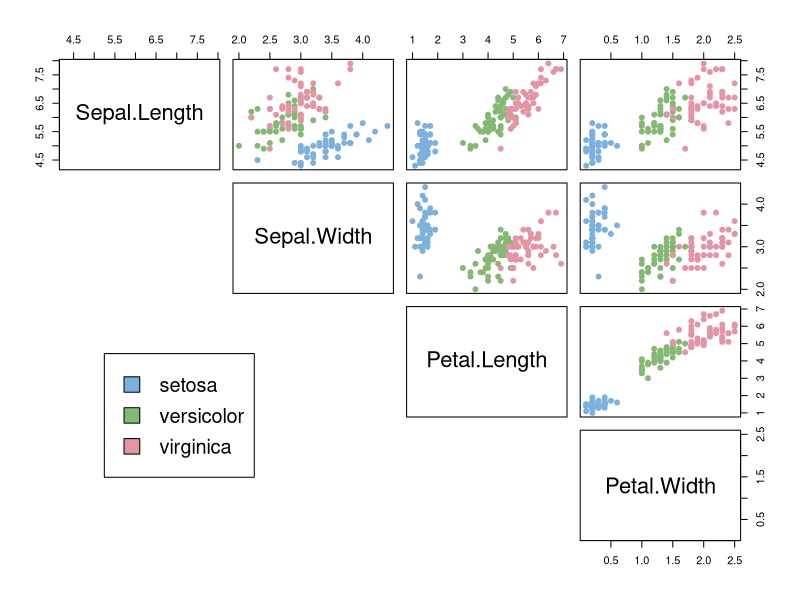
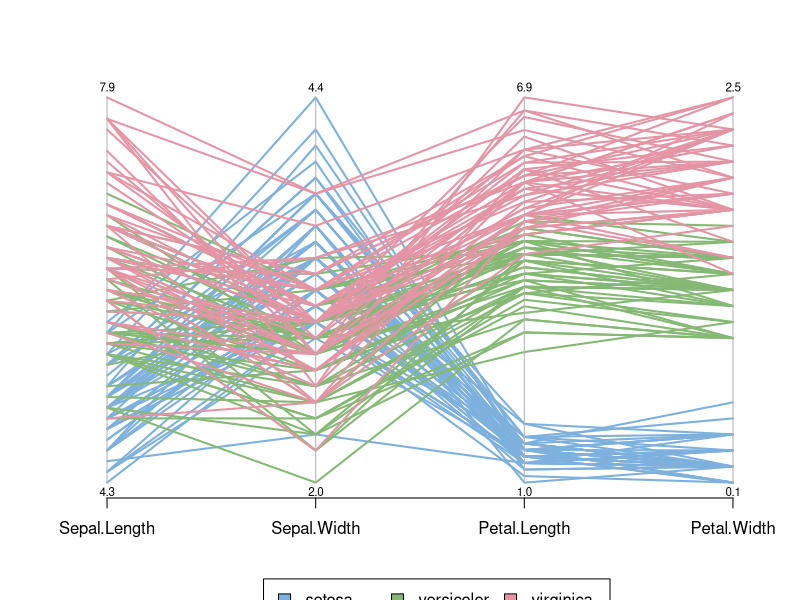
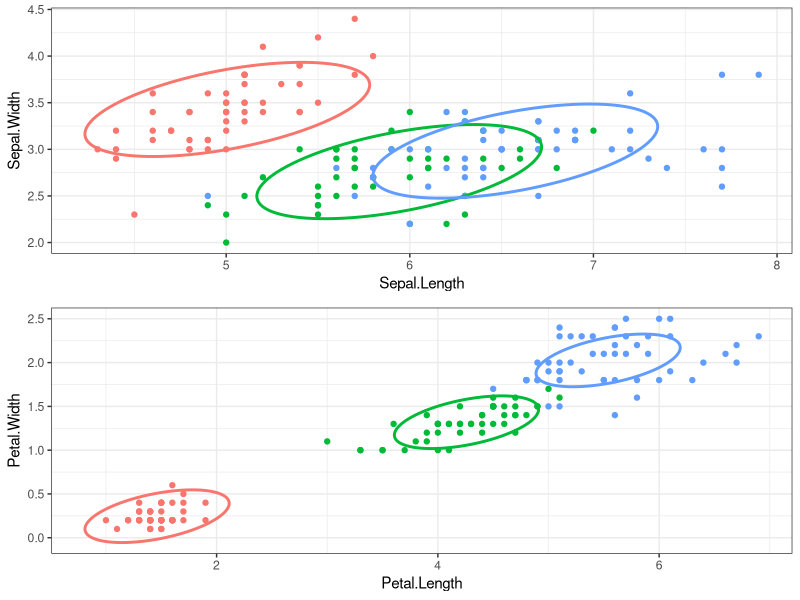

These figures' R source, in order:
## ---- chunk 1
#| code-fold: false
library(tidyverse)
library(gridExtra)
library(mixtools)
theme_set(theme_bw())
## ---- chunk 2
iris <- datasets::iris
head(iris)

species_labels <- iris[,5]
species_col <- c("#7DB0DD","#86B875","#E495A5")

pairs(iris[,-5], col = species_col[species_labels],
     lower.panel = NULL, cex.labels=2, pch=19, cex = 1)

par(xpd = TRUE)
legend(x = 0.1, y = 0.4, cex = 1.2,
       legend = as.character(levels(species_labels)), fill = species_col)
## ---- chunk 3
# https://cran.r-project.org/web/packages/dendextend/vignettes/Cluster_Analysis.html
MASS::parcoord(iris[,-5], col = species_col[species_labels], var.label = TRUE, lwd = 2)

# Add a legend
par(xpd = TRUE)
legend(x = 1.75, y = -.25, cex = 1,
   legend = as.character(levels(species_labels)),
    fill = species_col, horiz = TRUE)
## ---- chunk 4
myiris <- cbind(iris,virginica=ifelse(iris$Species=="virginica",1,0))
myiris$virginica
iris.glm <- glm(virginica ~ Sepal.Length + Sepal.Width + Petal.Length + Petal.Width, family=binomial, data=myiris)
summary(iris.glm)
as.vector(round(fitted(iris.glm)))
## ---- chunk 5
iris.glm$linear.predictors[71]
sum(cbind(1,iris[71,1:4])*iris.glm$coefficients)
## ---- chunk 6
iris.glm$fitted.values[71]
1/(1+exp(-iris.glm$linear.predictors[71]))
## ---- chunk 7
library(VGAM)
myiris <- cbind(myiris,versicolor=ifelse(iris$Species=="versicolor",1,0))
myiris <- cbind(myiris,setosa=ifelse(iris$Species=="setosa",1,0))

head(myiris)

iris.vglm <- vglm(cbind(virginica,versicolor,setosa) ~ Sepal.Length +
Sepal.Width + Petal.Length + Petal.Width, family=multinomial,
data=myiris)

summary(iris.vglm)
## ---- chunk 8
iris.vglm@predictors[71,]
c(sum(cbind(1,iris[71,1:4])*iris.vglm@coefficients[c(1,3,5,7,9)]), 
  sum(cbind(1,iris[71,1:4])*iris.vglm@coefficients[c(2,4,6,8,10)]))
## ---- chunk 9
iris.vglm@fitted.values[71,]
lp71 <- as.vector(c(iris.vglm@predictors[71,],0))
exp(lp71)/sum(exp(lp71))
## ---- chunk 10
head(fitted(iris.vglm))
## ---- chunk 11
# Now we use 'fitted.iris' as the model-based classifications
# of which flower is of each type.  How does this compare
# to the real types?


rclass.iris <- ifelse(apply(abs(round(fitted(iris.vglm)) - myiris[,6:8]),1,sum)==0,1,0)
(1-mean(rclass.iris))*100
## ---- chunk 12
set.seed(1234) # labels are the original ones with this seed (avoid permutation)
r.km <- kmeans(iris[,1:4], centers=3)
mean(r.km$cluster!=as.numeric(iris$Species))*100
## ---- chunk 13
library(mixtools)
c0 <- list(r.km$centers[1,], r.km$centers[2,], r.km$centers[3,])
r.em <- mvnormalmixEM(iris[,1:4], mu=c0, arbvar=FALSE)
## ---- chunk 14
r.em$lambda
r.em$mu
r.em$sigma
## ---- chunk 15
post <- r.em$posterior
r.em$class <- sapply(seq(nrow(post)), function(i) { j <- which.max(as.vector(post[i,])) })
mean(r.em$class!=as.numeric(iris$Species))*100
## ---- chunk 16
detach(package:mixtools)
library(ellipse)
library(gridExtra)

Species <- levels(iris$Species)
j1=1;  j2=2
df_ell <- data.frame()
for(g in (1:3)){
#  M=r.em$sigma[[g]][c(j1,j2),c(j1,j2)]
  M=r.em$sigma[c(j1,j2),c(j1,j2)]
  c=r.em$mu[[g]][c(j1,j2)]
  df_ell <- rbind(df_ell, cbind(as.data.frame(ellipse(M,centre=c, level=0.68)), group=Species[g]))
}
pl1 <- ggplot(data=iris) + geom_point(aes_string(x=iris[,j1],y=iris[,j2], colour=iris[,5])) + 
  theme(legend.position="none") +xlab(names(iris)[j1])+ylab(names(iris)[j2]) +
geom_path(data=df_ell, aes(x=x, y=y,color=group), size=1, linetype=1) 

j1=3;  j2=4
df_ell <- data.frame()
for(g in (1:3)){
#  M=r.em$sigma[[g]][c(j1,j2),c(j1,j2)]
  M=r.em$sigma[c(j1,j2),c(j1,j2)]
  c=r.em$mu[[g]][c(j1,j2)]
  df_ell <- rbind(df_ell, cbind(as.data.frame(ellipse(M,centre=c, level=0.68)), group=Species[g]))
}
pl2 <- ggplot(data=iris) + geom_point(aes_string(x=iris[,j1],y=iris[,j2], colour=iris[,5])) + 
  theme(legend.position="none") +xlab(names(iris)[j1])+ylab(names(iris)[j2]) +
geom_path(data=df_ell, aes(x=x, y=y,color=group), size=1, linetype=1) 

grid.arrange(pl1, pl2)
